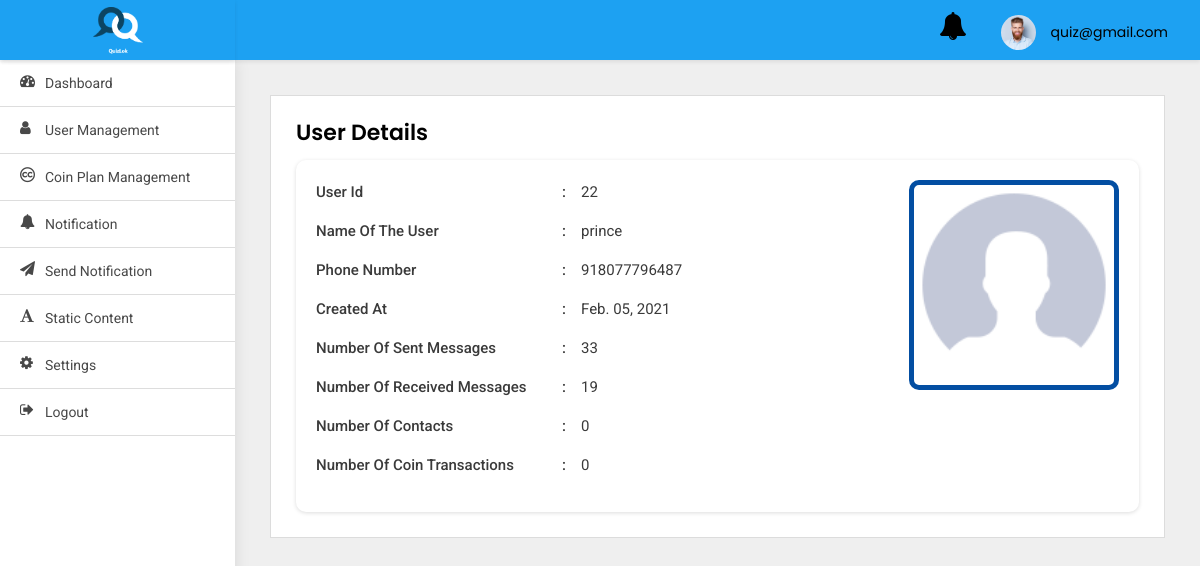
Page /adminpanel/user-detail/22/ (signed in) on the committed database.
### adminpanel/models.py (models this page shows)
class User(AbstractBaseUser, PermissionsMixin):
    first_name = models.CharField(default='first name', max_length=100)
    last_name = models.CharField(default='', max_length=100, null=True, blank=True)
    email = models.CharField(default='', max_length=255, unique=True)
    country_code = models.CharField(default='+91', max_length=10)
    phone_number = models.CharField(default='', max_length=13)
    profile_pic = models.ImageField(default='default_profile.png', null=True, blank=True)
    device_token = models.CharField(default='', max_length=500, null=True, blank=True)
    remember_me = models.BooleanField(default=False)
    password = models.CharField(default='123456', max_length=100)
    confirm_password = models.CharField(default='123456', max_length=100)
    created_at = models.DateTimeField(auto_now_add=True)
    is_active = models.BooleanField(default=True)
    is_staff = models.BooleanField(default=False)
    is_blocked = models.BooleanField(default=False)
    objects = UserManager()
    USERNAME_FIELD = 'email'
    class Meta:
        ordering = ('-created_at',)

### src/models.py (models this page shows)
class AppUser(models.Model):
    username = models.CharField(default='first name', max_length=100)
    country_code = models.CharField(default='+91', max_length=10)
    phone_number = models.CharField(default='', max_length=13)
    password = models.CharField(default='123456', max_length=100)
    profile_pic = models.ImageField(default='default_profile.png', null=True, blank=True)
    device_token = models.CharField(default='', max_length=2000)
    created_at = models.DateTimeField(auto_now_add=True)

### adminpanel/views.py (the view)
# urls.py: path('user-detail/<int:pk>/', UserDetail.as_view(), name='user-detail'),
class UserDetail(LoginRequiredMixin, DetailView):
    model = AppUser
    template_name = 'user-details.html'
    login_url = 'adminpanel:login'
    def get_context_data(self, **kwargs):
        context = super().get_context_data(**kwargs)
        user = AppUser.objects.get(id=self.kwargs.get('pk'))
        try:
            context['sent_messages'] = Message.objects.filter(sender=user).count()
            context['received_messages'] = Message.objects.filter(receiver=user).count()
            print('>>>>>>>>>>>>>>>', context['received_messages'])
        except Exception as e:
            print(e)
        return context

### adminpanel/templates/user-details.html
{% extends 'base.html' %}
{% block body %}
<div class="WrapperArea">
    <div class="WrapperBox">
        <div class="Small-Wrapper">
            <h4 class="Title">User Details</h4>
            <div class="DetailsArea">
                {% if object.profile_pic %}
                <div class="DetailsProfile">
                    <figure><img width="200" src="{{object.profile_pic.url}}"></figure>
                </div>
                {% else %}
                <div class="DetailsProfile">
                    <figure><img src="https://snapic-bucket.s3.amazonaws.com/static/default_profile.png"
                                 alt="Profile pic"></figure>
                </div>
                {% endif %}
                <ul>
                    <li>
                        <span>User id </span>{{object.id}}
                    </li>
                    <li>
                        <span>Name of the user</span>{{object.username}}
                    </li>
                    <li>
                        <span>Phone Number</span>{{object.phone_number}}
                    </li>
                    <li>
                        <span>Created at</span>{{object.created_at|date:'M. d, Y'}}
                    </li>
                    <li>
                        <span>Number of Sent Messages </span>{{sent_messages}}
                    </li>
                    <li>
                        <span>Number of Received Messages</span>{{received_messages}}
                    </li>
                    <li>
                        <span>Number of Contacts </span>0
                    </li>
                    <li>
                        <span>Number of Coin Transactions </span>0
                    </li>
                </ul>
            </div>
        </div>
    </div>
</div>
{% endblock body %}

### adminpanel/templates/base.html (shortened to what this page needs)
{% load static %}
<html lang="en">
<head>
    <link type="text/css" rel="stylesheet" href="{% static 'adminpanel/css/style.css' %}">
</head>
<body>
<div class="Header">
    <div class="Logo">
        <img src="{% static 'adminpanel/images/logo_splash.png' %}">
    </div>
    <div class="Navigation">
        <div class="header-notifications">
            <a href="{% url 'adminpanel:notification' %}">
                <i class="fa fa-bell fa-2x" aria-hidden="true"></i>
            </a>
        </div>
        <div class="Avater">
            <a href="javascript:void(0);">
                <figure><img src="{% static 'adminpanel/images/profile.jpg' %}"></figure>
                {{user}} </a>
        </div>
    </div>
</div>
<div class="SidenavBar">
    <ul>
        <li class="nav-item nav-link {% if request.resolver_match.view_name  == 'adminpanel:dashboard' %}active{% endif %}">
            <a href="{% url 'adminpanel:dashboard'  %}">
                <span><i class="fa fa-tachometer"></i></span> Dashboard
            </a>
        </li>
        <li class="nav-item nav-link {% if request.resolver_match.view_name  == 'adminpanel:users-list' %}active{% endif %}">
            <a href="{% url 'adminpanel:users-list' %}">
                <span><i class="fa fa-user"></i></span> User Management
            </a>
        </li>
        <li class="nav-item nav-link {% if request.resolver_match.view_name  == 'adminpanel:coin-plan-list' %}active{% endif %}">
            <a href="{% url 'adminpanel:coin-plan-list' %}">
                <span><i class="fa fa-creative-commons"></i></span> Coin Plan Management
            </a>
        </li>
        <li class="nav-item nav-link {% if request.resolver_match.view_name  == 'adminpanel:notification' %}active{% endif %}">
            <a href="{% url 'adminpanel:notification' %}">
                <span><i class="fa fa-bell"></i></span> Notification
            </a>
        </li>
        <li class="nav-item nav-link {% if request.resolver_match.view_name  == 'adminpanel:send-notification' %}active{% endif %}">
            <a href="{% url 'adminpanel:send-notification' %}">
                <span><i class="fa fa-send"></i></span> Send Notification
            </a>
        </li>
        <li class="nav-item nav-link {% if request.resolver_match.view_name  == 'adminpanel:terms-and-condition' %}active{% endif %}">
            <a href="{% url 'adminpanel:terms-and-condition' %}">
                <span><i class="fa fa-font"></i></span> Static content
            </a>
        </li>
        <li class="nav-item nav-link {% if request.resolver_match.view_name  == 'change_password' %}active{% endif %}">
            <a href="{% url 'change_password' %}">
                <span><i class="fa fa-cog"></i></span> Settings
            </a>
        </li>
        <li class="nav-item nav-link {% if request.resolver_match.view_name  == 'logout' %}active{% endif %}">
            <a href="{% url 'logout' %}">
                <span><i class="fa fa-sign-out"></i></span> Logout
            </a>
        </li>
    </ul>
</div>
{% block body %}
{% endblock body %}
</body>
</html>

### static/adminpanel/css/style.css (style rules this page uses)
body { margin: 0; padding: 0; font-family: 'Poppins', sans-serif !important; font-size: 13px; color: #3a3a3a; font-weight: 400; }
* { margin: 0px; padding: 0px; }
header, footer, aside, article, section, detail, nav, figure { position: relative; }
h1, h2, h3, h4, h5, h6, p { margin: 0; padding: 0; }
ul, li, ol { list-style-type: none; margin: 0; padding: 0; }
a { text-decoration: none; outline: none; }
img { border: 0; outline: none; max-width: 100%; }
.Header { box-shadow: 0 2px 4px rgba(0, 0, 0, .08); -webkit-box-shadow: 0 2px 4px rgba(0, 0, 0, .08); position: fixed; width: 100%; left: 0; top: 0; background-color: #fff; z-index: 99 }
.Header .Logo { width: 235px; text-align: center; padding: 5px 0; float: left; height: 60px; background:#1da1f2; box-shadow: 0 2px 4px rgba(0, 0, 0, .08); }
.Header .Logo img { width: 50px; position: relative; top: 2px; }
.Header .Navigation { background:#1da1f2; transition: all 0.2s ease; margin-left: 235px; padding: 7px 3.2rem; width: calc(100% - 235px); text-align: right; height: 60px }
.Header .Navigation .Avater { margin: 5px 0 5px 30px; position: relative; display: inline-block }
.Header .Navigation .Avater a { display: flex; align-items: center; font-size: 14px; color: #000 }
.Header .Navigation .Avater a figure { width: 35px; border-radius: 50%; margin: 0 15px 0 0; overflow: hidden }
.Header .Navigation .header-notifications { margin: 5px 0 5px 30px; position: relative; display: inline-block }
.Header .Navigation .header-notifications a { display: flex; align-items: center; font-size: 14px; color: #000 }
.SidenavBar { height: calc(100% - 60px); position: fixed; width: 235px; top: 60px; padding: 0; overflow: auto; box-shadow: 0 0 15px rgba(0, 0, 0, .1) }
.SidenavBar ul { margin: 0 }
.SidenavBar ul li { margin: 0 }
.SidenavBar ul li a { display: block; cursor: pointer; padding: 13px 20px 13px 45px; transition: 0.5s all ease-in-out; color: #484848; font-family: "Roboto"; font-size: 14px; text-transform: capitalize; position: relative; border-bottom: 1px solid #ddd }
.SidenavBar ul li a span { font-size: 15px; display: inline-block; position: absolute; top: 13px; left: 20px }
.WrapperArea { margin-left: 235px; flex: 1 1 auto; width: calc(100% - 235px); display: flex; flex-direction: column; margin-top: 60px; transition: 0.5s all ease-in-out }
.WrapperArea .WrapperBox { padding: 35px; background-color: #efefef; min-height: calc(100vh - 60px) }
.Small-Wrapper { background-color: #fff; padding: 25px; border: 1px solid #dcdcdc }
h4.Title { margin: 0 0 15px; font-weight: 600; color: #000; text-transform: capitalize; font-size: 22px }
.DetailsArea { box-shadow: 0 1px 4px #ddd; padding: 20px; margin: 0; border-radius: 10px }
.DetailsArea .DetailsProfile { float: right; border: 5px solid #034ea2; border-radius: 10px; overflow: hidden; }
.DetailsArea ul li { font-family: Roboto; font-size: 15px; margin: 0 0 15px 0; line-height: 24px }
.DetailsArea ul li span, .DetailsArea ul li strong { font-weight: 500; text-transform: capitalize; width: 250px; display: inline-block; position: relative; margin: 0 15px 0 0; padding: 0 10px 0 0 }
.DetailsArea ul li span:after { content: ':'; position: absolute; right: 0; top: 0 }

### rows in the picture
User: email "quiz@gmail.com"
AppUser: profile_pic (placeholder picture), id "22", username "prince", phone_number "918077796487", created_at "Feb. 05, 2021"

### other values in the picture
{{ sent_messages }} "33"
{{ received_messages }} "19"
